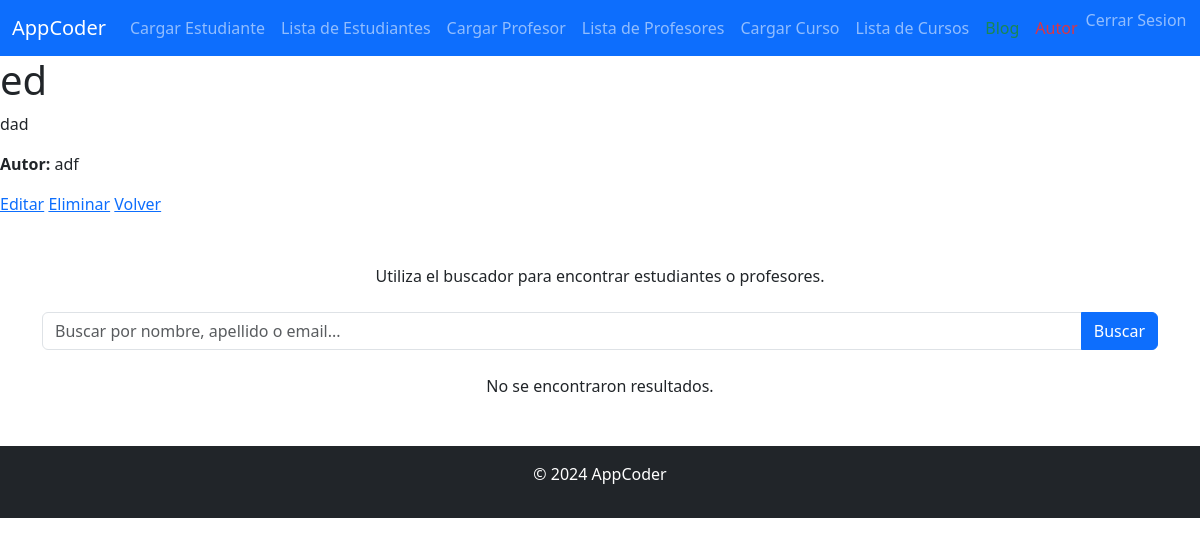
Page /blog/1/ (signed in) on the committed database.
### AppBlog/models.py (models this page shows, shortened)
class Post(models.Model):
    title = models.CharField(max_length=200)
    content = models.TextField()
    author = models.CharField(max_length=100)
    created_at = models.DateTimeField(auto_now_add=True)

### AppBlog/views.py (the view)
# urls.py: path('<int:pk>/', PostDetailView.as_view(), name='post_detail'),
class PostDetailView(LoginRequiredMixin, DetailView):
    model = Post
    template_name = 'AppBlog/post_detail.html'

### AppBlog/templates/AppBlog/post_detail.html (shortened to what this page needs)
{% extends "AppCoder/index.html" %}
{% load static %}
{% block cuerpo %}
    <h1>{{ object.title }}</h1>
    <p>{{ object.content }}</p>
    <p><strong>Autor:</strong> {{ object.author }}</p>
    <a href="{% url 'post_update' object.pk %}">Editar</a>
    <a href="{% url 'post_delete' object.pk %}">Eliminar</a>
    <a href="{% url 'post_list' %}">Volver</a>
{% endblock %}

### rows in the picture
Post: title "ed", content "dad", author "adf"
